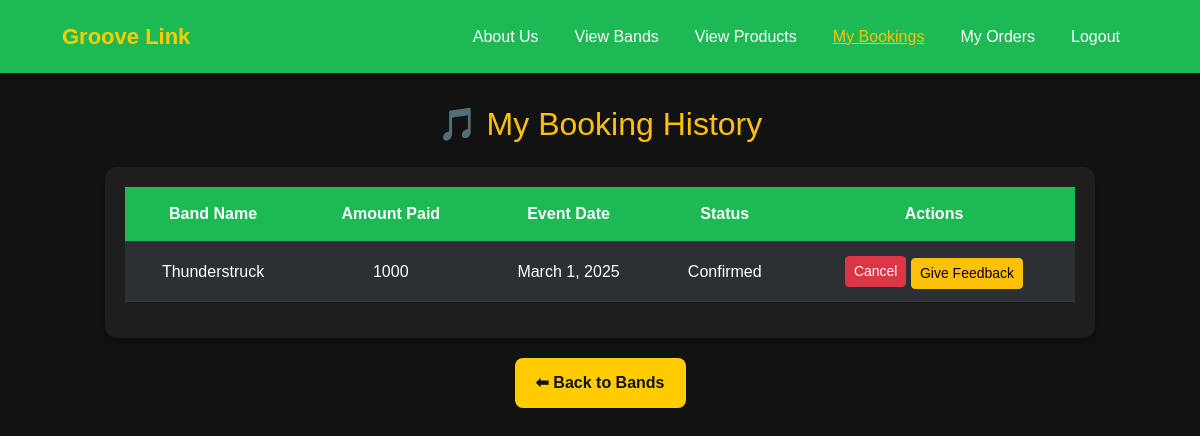
The page /booking_history/ (signed in) on the database as committed earlier.
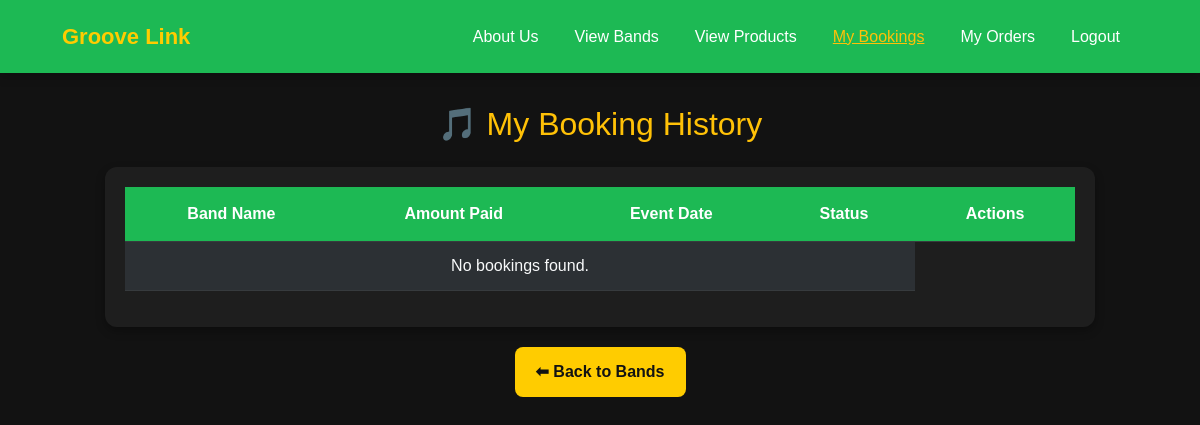
The same page on the database as committed later.
### app/models.py (models this page shows, shortened)
class Booking(models.Model):
    customer = models.ForeignKey(Customer, on_delete=models.CASCADE, related_name="bookings", null=True, blank=True)
    band = models.ForeignKey(BandTeam, on_delete=models.CASCADE, related_name="bookings")
    event_date = models.DateField()
    status = models.CharField(
        max_length=20,
        choices=[("Pending", "Pending"), ("Confirmed", "Confirmed")],
        default="Pending"
    )
    payment_id = models.CharField(max_length=100, blank=True, null=True)  # Store Razorpay payment ID
    created_at = models.DateTimeField(auto_now_add=True)

class BandTeam(models.Model):
    staf = models.ForeignKey(Staf, on_delete=models.CASCADE, related_name="bands")
    name = models.CharField(max_length=100)
    genre = models.CharField(max_length=100)
    description = models.TextField()
    booking_fee = models.IntegerField(default=0)  # Added a default value to prevent NULL errors
    image = models.ImageField(upload_to="bands/")

### app/views.py (the view)
# urls.py: path("booking_history/", views.booking_history, name="booking_history"),
def booking_history(request):
    if "user_id" in request.session and request.session.get("user_type") == "Customer":
        customer_id = request.session["user_id"]
        try:
            customer = Customer.objects.get(id=customer_id)
            bookings = Booking.objects.filter(customer=customer, status="Confirmed").order_by("-created_at")
            return render(request, "customer/booking_history.html", {"bookings": bookings})
        except Customer.DoesNotExist:
            messages.error(request, "Customer not found.")
            return redirect("login")
    messages.error(request, "You need to log in to view your booking history.")
    return redirect("login")

### templates/customer/booking_history.html (shortened to what this page needs)
<!DOCTYPE html>
<html lang="en">
<head>
    <link rel="stylesheet" href="https://cdn.jsdelivr.net/npm/bootstrap@5.3.0/dist/css/bootstrap.min.css">
</head>
<body>
    <nav class="navbar navbar-expand-lg fixed-top">
        <div class="container-fluid">
            <a class="navbar-brand" href="../customerhome">Groove Link</a>
            <div class="collapse navbar-collapse" id="navbarNav">
                <ul class="navbar-nav ms-auto">
                    <li class="nav-item"><a class="nav-link" href="../about">About Us</a></li>
                    <li class="nav-item"><a class="nav-link" href="../viewbands">View Bands</a></li>
                    <li class="nav-item"><a class="nav-link" href="../viewproducts">View Products</a></li>
                    <li class="nav-item"><a class="nav-link text-warning" href="../booking_history">My Bookings</a></li>
                    <li class="nav-item"><a class="nav-link" href="../order_history">My Orders</a></li>
                    <li class="nav-item"><a class="nav-link" href="../logout">Logout</a></li>
                </ul>
            </div>
        </div>
    </nav>
    <div class="container">
        <h2 class="text-warning mb-4">🎵 My Booking History</h2>
        <div class="table-container">
            <table class="table table-dark table-striped">
                <thead>
                    <tr>
                        <th>Band Name</th>
                        <th>Amount Paid</th>
                        <th>Event Date</th>
                        <th>Status</th>
                        <th>Actions</th>
                    </tr>
                </thead>
                <tbody>
                    {% for booking in bookings %}
                    <tr>
                        <td>{{ booking.band.name }}</td>
                        <td>{{ booking.band.booking_fee }}</td>
                        <td>{{ booking.event_date }}</td>
                        <td>{{ booking.status }}</td>
                        <td>
                            {% if booking.status != 'Cancelled' %}
                                <form action="{% url 'cancel_booking' booking.id %}" method="POST" style="display:inline;">
                                    <button type="submit" class="btn btn-sm btn-danger">Cancel</button>
                                </form>
                                <a href="{% url 'give_feedback' booking.id %}" class="btn btn-sm btn-warning mt-1">Give Feedback</a>
                            {% else %}
                                <span class="text-muted">Cancelled</span>
                            {% endif %}
                        </td>
                    </tr>
                    {% empty %}
                    <tr>
                        <td colspan="4" class="text-center text-light">No bookings found.</td>
                    </tr>
                    {% endfor %}
                </tbody>
            </table>
        </div>
        <a href="../viewbands" class="btn btn-back">⬅ Back to Bands</a>
    </div>
</body>
</html>

Rows that differ between the two databases and show on the page:
removed Booking: band.name "Thunderstruck", band.booking_fee "1000", event_date "March 1, 2025", status "Confirmed", shows "Cancel"
Other text that changed with them:
text now shown: "No bookings found."
